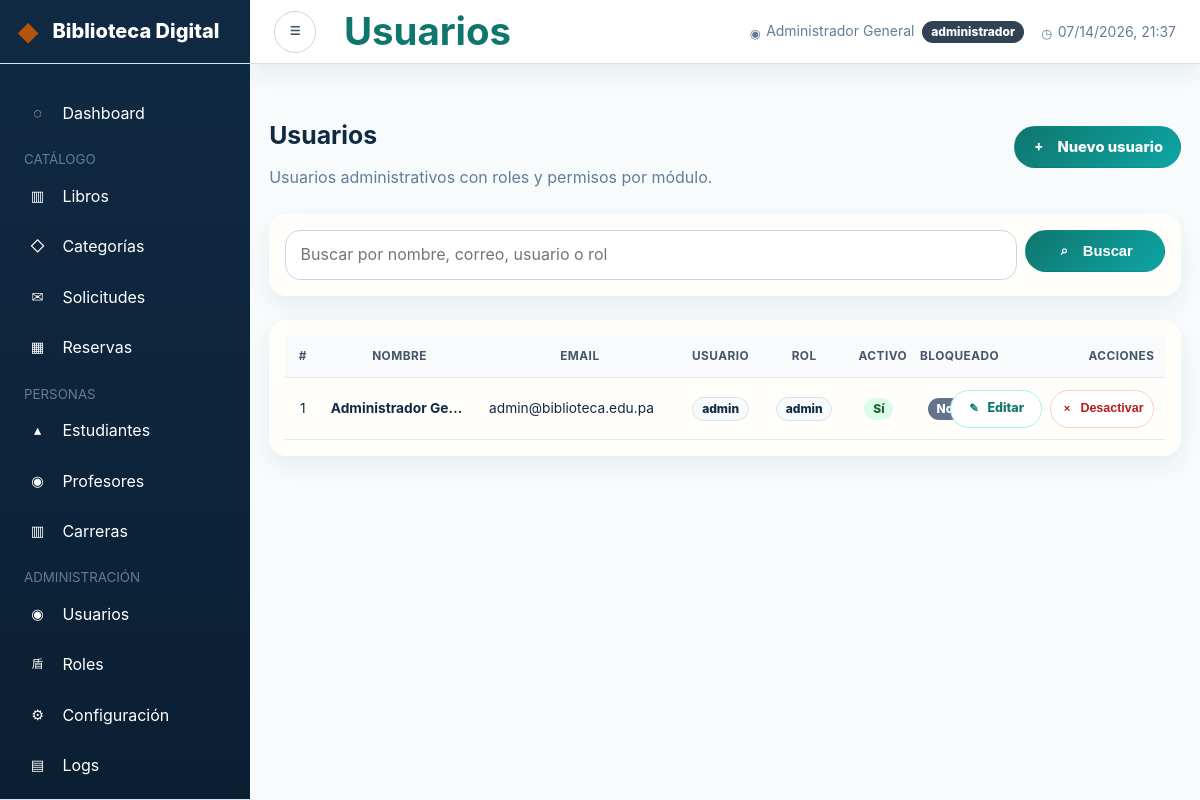
Before: /public/index.php?mod=usuarios (signed in) with the older database file.
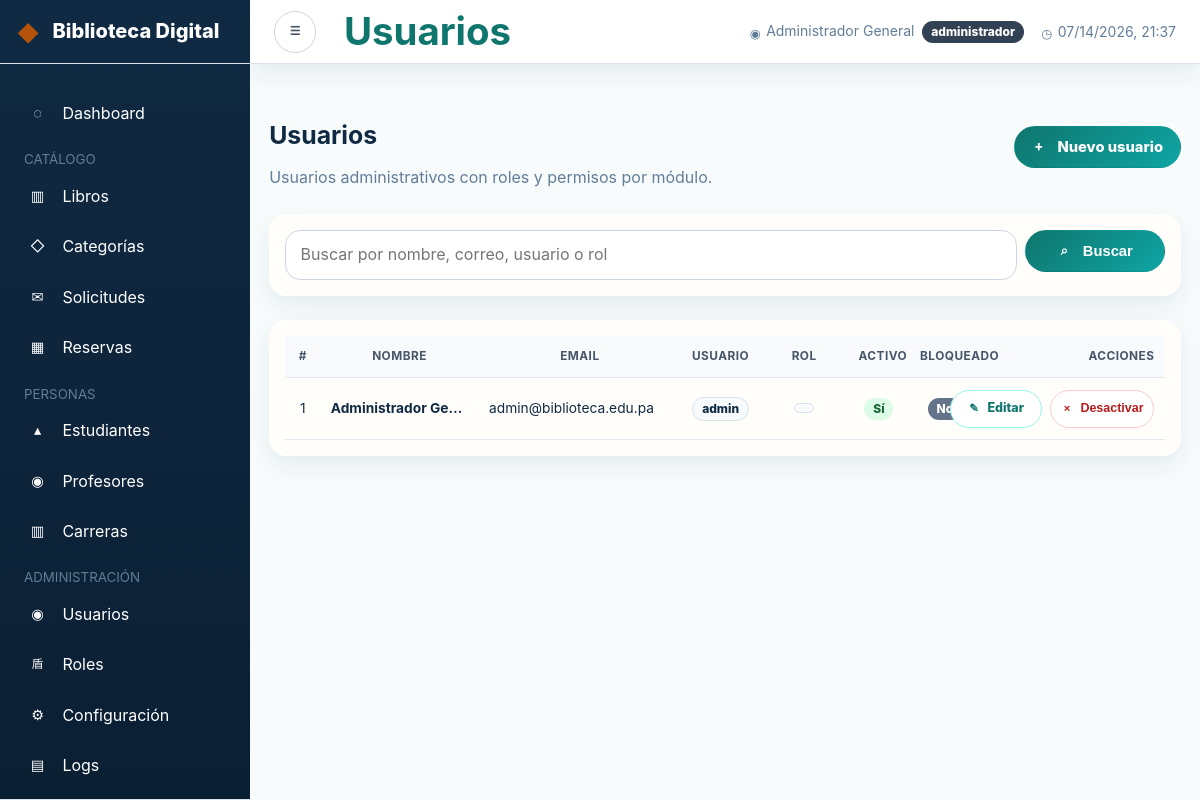
After: the same page with the newer database file.
### tables this page shows
CREATE TABLE usuarios (
    id_usuario          INT UNSIGNED    NOT NULL AUTO_INCREMENT,
    nombre              VARCHAR(100)    NOT NULL,
    apellido            VARCHAR(100)    NOT NULL,
    email               VARCHAR(255)    NOT NULL,
    username            VARCHAR(50)     NOT NULL,
    password_hash       VARCHAR(255)    NOT NULL COMMENT 'bcrypt cost>=12',
    rol                 ENUM('administrador','operador')
                                        NOT NULL DEFAULT 'operador',
    activo              TINYINT(1)      NOT NULL DEFAULT 1,
    intentos_fallidos   TINYINT(1)      NOT NULL DEFAULT 0,
    bloqueado           TINYINT(1)      NOT NULL DEFAULT 0,
    ultimo_login        DATETIME,
    firma_datos         CHAR(64)        COMMENT 'HMAC-SHA256 para integridad del registro',
    created_at          DATETIME        NOT NULL DEFAULT CURRENT_TIMESTAMP,
    updated_at          DATETIME        NOT NULL DEFAULT CURRENT_TIMESTAMP
                                                 ON UPDATE CURRENT_TIMESTAMP,
    PRIMARY KEY (id_usuario),
    UNIQUE KEY uq_usuario_email    (email),
    UNIQUE KEY uq_usuario_username (username)
);

### controllers/UsuarioController.php (called while the page is built, shortened)
<?php
class UsuarioController
{
    private UsuarioModel $modelo;
    public function __construct()
    {
        $this->modelo = new UsuarioModel();
    }
    public function index(): void
    {
        $busqueda = Sanitizador::texto($_GET['q'] ?? '');
        $pagina = max(1, Sanitizador::entero($_GET['pag'] ?? 1));
        $usuarios = $this->modelo->obtenerTodos($pagina, $busqueda);
        require_once SRC_PATH . '/views/usuarios/index.php';
    }
}

### public/index.php (called while the page is built, shortened)
<?php
$modDefault = isset($_SESSION['usuario']) ? 'dashboard' : 'portal';
$mod = Sanitizador::alfanumerico($_GET['mod'] ?? $modDefault);
$accion = Sanitizador::alfanumerico($_GET['accion'] ?? 'index');
switch ($mod) {
    case 'usuarios':
        $controller = new UsuarioController();
        break;
}
$controller->{$accion}();

### utilidades/Sanitizador.php (called while the page is built, shortened)
<?php
class Sanitizador
{
    public static function texto(string $valor): string
    {
        $valor = trim(strip_tags($valor));
        return preg_replace('/\s+/', ' ', $valor) ?? '';
    }
    public static function entero($valor): int
    {
        return filter_var($valor, FILTER_VALIDATE_INT) ?: 0;
    }
    public static function html(string $valor): string
    {
        return htmlspecialchars($valor, ENT_QUOTES | ENT_SUBSTITUTE, 'UTF-8');
    }
}

### models/UsuarioModel.php (called while the page is built, shortened)
<?php
class UsuarioModel implements IRepositorio
{
    private PDO $pdo;
    public function __construct()
    {
        $this->pdo = Conexion::obtenerInstancia()->getConexion();
    }
    public function obtenerTodos(int $pagina = 1, string $busqueda = ''): array
    {
        $offset = ($pagina - 1) * POR_PAGINA;
        $like = "%$busqueda%";
        $stmt = $this->pdo->prepare(
            'SELECT u.id_usuario, u.nombre, u.apellido, u.email, u.username, u.rol, u.id_rol,
                    COALESCE(r.nombre, u.rol) AS rol_nombre, u.activo, u.bloqueado, u.ultimo_login
             FROM usuarios u
             LEFT JOIN roles r ON r.id_rol = u.id_rol
             WHERE u.nombre LIKE ? OR u.apellido LIKE ? OR u.email LIKE ? OR u.username LIKE ? OR COALESCE(r.nombre,u.rol) LIKE ?
             ORDER BY u.nombre ASC
             LIMIT ? OFFSET ?'
        );
        $stmt->execute([$like, $like, $like, $like, $like, POR_PAGINA, $offset]);
        return $stmt->fetchAll();
    }
}

### utilidades/Env.php (called while the page is built, shortened)
<?php
final class Env
{
    public static function get(string $clave, mixed $default = null): mixed
    {
        $valor = getenv($clave);
        if ($valor !== false) {
            return $valor;
        }
        return $default;
    }
    public static function int(string $clave, int $default = 0): int
    {
        return (int) self::get($clave, $default);
    }
}

### conexion/Conexion.php (called while the page is built, shortened)
<?php
class Conexion
{
    private static ?Conexion $instancia = null;
    private function __construct()
    {
        $host = (string) Env::get('DB_HOST', 'localhost');
        $port = Env::int('DB_PORT', 3306);
        $name = (string) Env::get('DB_NAME', 'biblioteca_digital');
        $user = (string) Env::get('DB_USER', 'bib_app');
        $pass = (string) Env::get('DB_PASS', 'B!bl10t3c@_S3cur3#2025');
        $charset = (string) Env::get('DB_CHARSET', 'utf8mb4');
        $dsn = sprintf(
            'mysql:host=%s;port=%d;dbname=%s;charset=%s',
            $host,
            $port,
            $name,
            $charset
        );
        $opciones = [
            PDO::ATTR_ERRMODE            => PDO::ERRMODE_EXCEPTION,
            PDO::ATTR_DEFAULT_FETCH_MODE => PDO::FETCH_ASSOC,
            PDO::ATTR_EMULATE_PREPARES   => false,
            PDO::MYSQL_ATTR_FOUND_ROWS   => true,
        ];
    }
    public static function obtenerInstancia(): self
    {
        if (self::$instancia === null) {
            self::$instancia = new self();
        }
        return self::$instancia;
    }
}

### views/usuarios/index.php (the view, shortened to what the changed rows need)
<?php
$tituloPagina = 'Usuarios';
require_once SRC_PATH . '/views/layout/header.php';
?>
<div class="container py-4">
  <div class="d-flex justify-content-between align-items-center mb-4">
    <div>
      <h1 class="h3 mb-0">Usuarios</h1>
    </div>
  </div>
  <?php if (!empty($usuarios)): ?>
    <div class="card border-0 shadow-sm">
      <div class="card-body">
        <div class="table-responsive">
          <table class="table table-hover align-middle mb-0 admin-table admin-table-users">
            <thead class="table-light">
              <tr>
                <th>#</th><th>Nombre</th><th>Email</th><th>Usuario</th><th>Rol</th><th class="text-center">Activo</th><th class="text-center">Bloqueado</th><th class="text-end">Acciones</th>
              </tr>
            </thead>
            <tbody>
              <?php foreach ($usuarios as $usuario): ?>
                <tr>
                  <td><?= (int)($usuario['id_usuario'] ?? 0) ?></td>
                  <td class="fw-semibold"><?= Sanitizador::html(trim(($usuario['nombre'] ?? '') . ' ' . ($usuario['apellido'] ?? ''))) ?></td>
                  <td><?= Sanitizador::html($usuario['email'] ?? '') ?></td>
                  <td><span class="badge badge-nowrap bg-light text-dark border"><?= Sanitizador::html($usuario['username'] ?? '') ?></span></td>
                  <td><span class="badge badge-nowrap bg-light text-dark border"><?= Sanitizador::html($usuario['rol_nombre'] ?? $usuario['rol'] ?? '') ?></span></td>
                  <td class="text-center"><?= !empty($usuario['activo']) ? '<span class="badge text-bg-success">Sí</span>' : '<span class="badge text-bg-secondary">No</span>' ?></td>
                  <td class="text-center"><?= !empty($usuario['bloqueado']) ? '<span class="badge text-bg-danger">Sí</span>' : '<span class="badge text-bg-secondary">No</span>' ?></td>
                  <td class="text-end table-actions-cell">
                    <div class="table-actions">
                      <a href="<?= BASE_URL ?>/index.php?mod=usuarios&accion=form&id=<?= (int)$usuario['id_usuario'] ?>" class="btn btn-sm btn-outline-primary"><i class="bi bi-pencil-square"></i> Editar</a>
                      <?php if (!empty($usuario['activo'])): ?>
                        <form method="POST" action="<?= BASE_URL ?>/index.php?mod=usuarios&accion=eliminar" class="m-0" onsubmit="return confirm('¿Desactivar este usuario?');">
                          <button class="btn btn-sm btn-outline-danger"><i class="bi bi-trash"></i> Desactivar</button>
                        </form>
                      <?php else: ?><span class="text-muted small">Desactivado</span><?php endif; ?>
                    </div>
                  </td>
                </tr>
              <?php endforeach; ?>
            </tbody>
          </table>
        </div>
      </div>
    </div>
  <?php else: ?><div class="alert alert-info">No hay usuarios registrados.</div><?php endif; ?>
</div>
<?php require_once SRC_PATH . '/views/layout/footer.php'; ?>

### views/layout/navbar.php (shortened to what the changed rows need)
<nav class="navbar navbar-expand-lg bg-white border-bottom shadow-sm px-4 py-2">
  <button id="sidebarToggle" class="btn btn-sm btn-outline-secondary me-3"><i class="bi bi-list"></i></button>
  <span class="navbar-brand fw-semibold text-primary mb-0 h1"><?= Sanitizador::html($tituloPagina ?? '') ?></span>
  <div class="ms-auto d-flex align-items-center gap-3">
    <span class="text-muted small"><i class="bi bi-person-circle me-1"></i><?= Sanitizador::html($_SESSION['usuario']['nombre'] ?? '') ?> <span class="badge bg-secondary ms-1"><?= Sanitizador::html($_SESSION['usuario']['rol_nombre'] ?? $_SESSION['usuario']['rol'] ?? '') ?></span></span>
    <span class="text-muted small" id="horaPanama"><i class="bi bi-clock me-1"></i><?= date('d/m/Y H:i') ?></span>
  </div>
</nav>

Changed rows visible on the page:
changed usuarios "admin@biblioteca.edu.pa": rol "admin" → (not shown)
